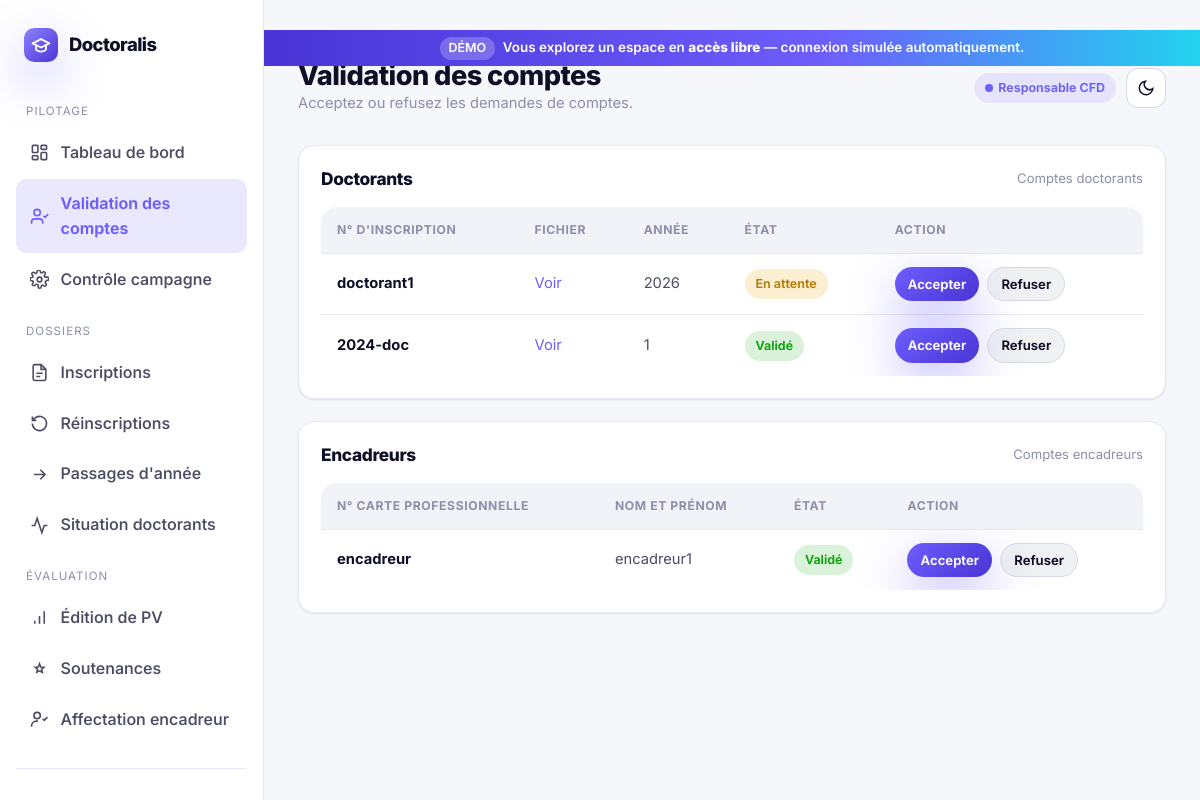
Page /cfd/demandesComptes/ on the earlier database version.
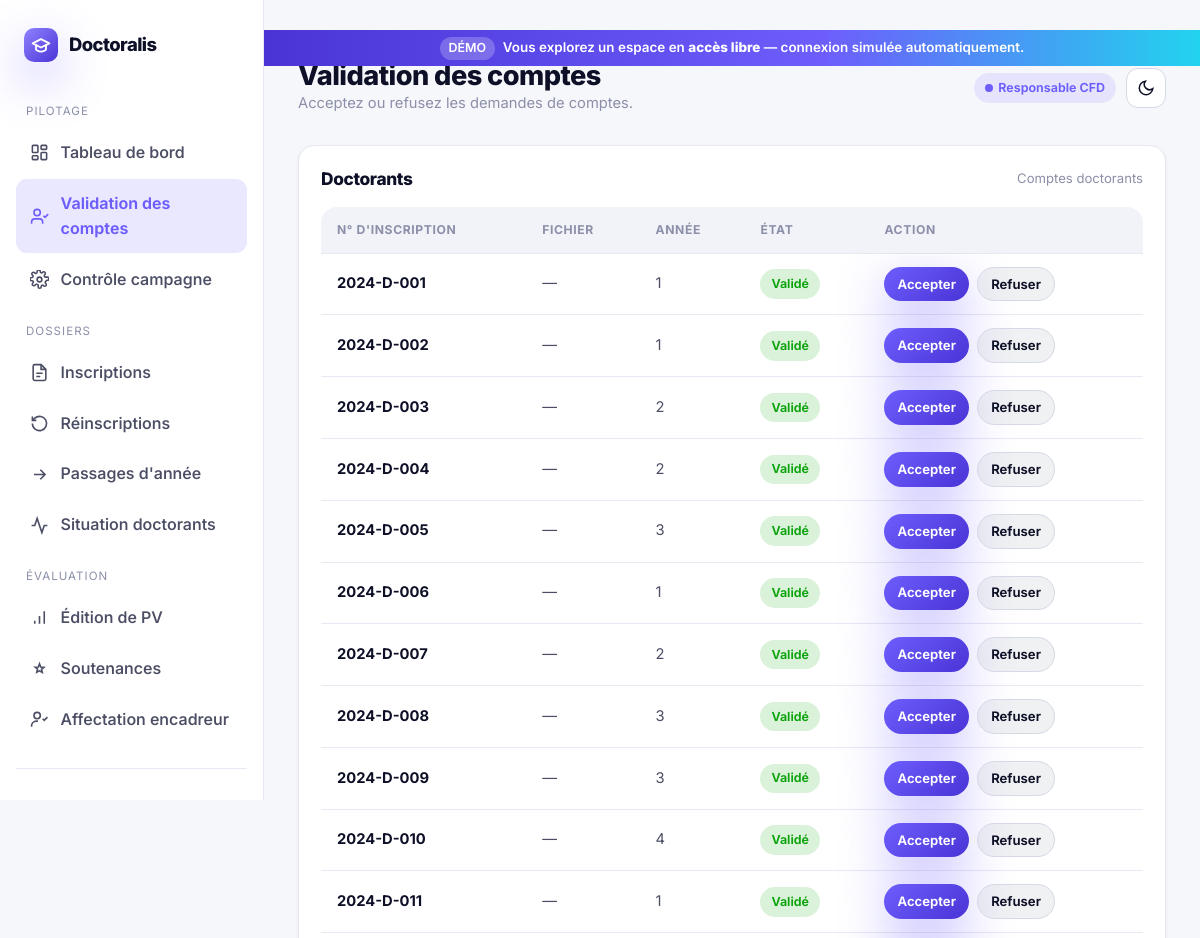
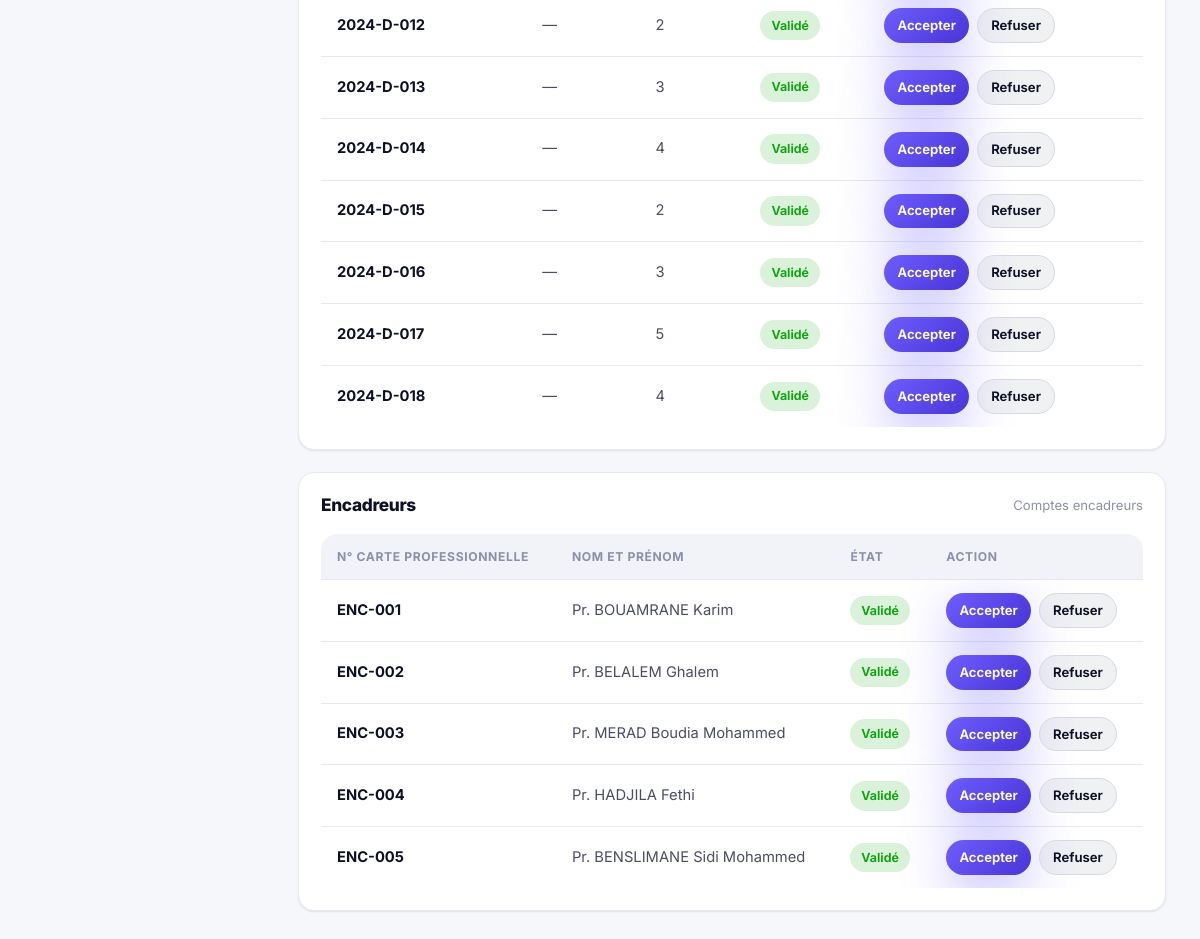
Same page on the later database version (2 pictures, top to bottom).
### pages/models.py (models this page shows, shortened)
class Doctorant(models.Model):
    user = models.OneToOneField(User, on_delete=models.CASCADE)
    fichier_inscription = models.FileField(upload_to='ficher_inscription/%Y', default=None, null=True)
    validation = models.BooleanField(default=False)
    annee = models.CharField(max_length=100)
    encadreur = models.ForeignKey(Encadreur, on_delete=models.CASCADE, related_name='doctorants' ,null=True)

### encadreur/models.py (models this page shows, shortened)
class Encadreur(models.Model):
    user = models.OneToOneField(User, on_delete=models.CASCADE)
    nom_prenom = models.CharField(max_length=100, null=True)
    validation = models.BooleanField(default=False)

### cfd/views.py (the view, shortened to what this page needs)
# urls.py: path('demandesComptes/',views.demandes_comptes,name='demandesComptes'),
def demandes_comptes(request):
    doctorants = Doctorant.objects.all()
    encadreurs = Encadreur.objects.all()
    return render(request, 'admins/demandes_comptes.html', {'doctorants': doctorants, 'encadreurs': encadreurs})

### postgraduation/context_processors.py (called while the page is built)
def demo_mode(request):
    return {'DEMO_MODE': getattr(settings, 'DEMO_MODE', False)}

### postgraduation/demo.py (called while the page is built)
    def __call__(self, request):
        return self.get_response(request)

    def process_view(self, request, view_func, view_args, view_kwargs):
        if not getattr(settings, 'DEMO_MODE', False):
            return None
        match = getattr(request, 'resolver_match', None)
        if match is None:
            return None
        name = match.url_name
        if request.method == 'GET' and name in LOGIN_REDIRECTS:
            return redirect(LOGIN_REDIRECTS[name])
        desired = None
        if name in DOCTORANT_URL_NAMES:
            desired = _demo_doctorant_user()
        elif name in ENCADREUR_URL_NAMES:
            desired = _demo_encadreur_user()
        if desired is None:
            return None
        current = getattr(request, 'user', None)
        if current is None or not current.is_authenticated or current.pk != desired.pk:
            login(request, desired, backend=_DEMO_BACKEND)
        return None

### templates/admins/demandes_comptes.html (shortened to what this page needs)
{% extends 'base_cfd.html' %}
{% block page_title %}Validation des comptes{% endblock %}
{% block page_sub %}Acceptez ou refusez les demandes de comptes.{% endblock %}
{% block content %}
<div class="panel" style="margin-bottom:22px">
  <div class="panel-head"><h3>Doctorants</h3><span class="meta">Comptes doctorants</span></div>
  <div class="table-wrap" style="border:0">
    <table class="data">
      <thead><tr><th>N° d'inscription</th><th>Fichier</th><th>Année</th><th>État</th><th>Action</th></tr></thead>
      <tbody>
        {% for doctorant in doctorants %}
        <tr>
          <td><b>{{ doctorant.user }}</b></td>
          <td>{% if doctorant.fichier_inscription %}<a href="{{ doctorant.fichier_inscription.url }}" target="_blank" style="color:var(--brand-500)">Voir</a>{% else %}—{% endif %}</td>
          <td>{{ doctorant.annee }}</td>
          <td>{% if doctorant.validation %}<span class="badge badge-good">Validé</span>{% else %}<span class="badge badge-warn">En attente</span>{% endif %}</td>
          <td>
            <form method="post" action="{% url 'demandesComptes' %}" style="display:flex;gap:8px">
              <button class="btn btn-primary" style="padding:.45em 1em;font-size:.82rem" type="submit" name="action" value="accept">Accepter</button>
              <button class="btn btn-ghost" style="padding:.45em 1em;font-size:.82rem" type="submit" name="action" value="reject">Refuser</button>
            </form>
          </td>
        </tr>
        {% empty %}
        <tr><td colspan="5" style="text-align:center;color:var(--muted);padding:28px">Aucune demande.</td></tr>
        {% endfor %}
      </tbody>
    </table>
  </div>
</div>
<div class="panel">
  <div class="panel-head"><h3>Encadreurs</h3><span class="meta">Comptes encadreurs</span></div>
  <div class="table-wrap" style="border:0">
    <table class="data">
      <thead><tr><th>N° carte professionnelle</th><th>Nom et prénom</th><th>État</th><th>Action</th></tr></thead>
      <tbody>
        {% for encadreur in encadreurs %}
        <tr>
          <td><b>{{ encadreur.user }}</b></td>
          <td>{{ encadreur.nom_prenom }}</td>
          <td>{% if encadreur.validation %}<span class="badge badge-good">Validé</span>{% else %}<span class="badge badge-warn">En attente</span>{% endif %}</td>
          <td>
            <form method="post" action="{% url 'demandesComptes' %}" style="display:flex;gap:8px">
              <button class="btn btn-primary" style="padding:.45em 1em;font-size:.82rem" type="submit" name="action_encadreur" value="accept">Accepter</button>
              <button class="btn btn-ghost" style="padding:.45em 1em;font-size:.82rem" type="submit" name="action_encadreur" value="reject">Refuser</button>
            </form>
          </td>
        </tr>
        {% empty %}
        <tr><td colspan="4" style="text-align:center;color:var(--muted);padding:28px">Aucune demande.</td></tr>
        {% endfor %}
      </tbody>
    </table>
  </div>
</div>
{% endblock %}

Differences in the rows shown:
removed Doctorant: user "doctorant1", annee "2026", validation "En attente"
removed Doctorant: user "2024-doc", annee "1", validation "Validé"
removed Encadreur: user "encadreur", nom_prenom "encadreur1", validation "Validé"
added Doctorant: user "2024-D-001", annee "1", validation "Validé"
added Doctorant: user "2024-D-002", annee "1", validation "Validé"
added Doctorant: user "2024-D-003", annee "2", validation "Validé"
added Doctorant: user "2024-D-004", annee "2", validation "Validé"
added Doctorant: user "2024-D-005", annee "3", validation "Validé"
added Doctorant: user "2024-D-006", annee "1", validation "Validé"
added Doctorant: user "2024-D-007", annee "2", validation "Validé"
added Doctorant: user "2024-D-008", annee "3", validation "Validé"
added Doctorant: user "2024-D-009", annee "3", validation "Validé"
added Doctorant: user "2024-D-010", annee "4", validation "Validé"
added Doctorant: user "2024-D-011", annee "1", validation "Validé"
added Doctorant: user "2024-D-012", annee "2", validation "Validé"
added Doctorant: user "2024-D-013", annee "3", validation "Validé"
added Doctorant: user "2024-D-014", annee "4", validation "Validé"
added Doctorant: user "2024-D-015", annee "2", validation "Validé"
added Doctorant: user "2024-D-016", annee "3", validation "Validé"
added Doctorant: user "2024-D-017", annee "5", validation "Validé"
added Doctorant: user "2024-D-018", annee "4", validation "Validé"
added Encadreur: user "ENC-001", nom_prenom "Pr. BOUAMRANE Karim", validation "Validé"
added Encadreur: user "ENC-002", nom_prenom "Pr. BELALEM Ghalem", validation "Validé"
added Encadreur: user "ENC-003", nom_prenom "Pr. MERAD Boudia Mohammed", validation "Validé"
added Encadreur: user "ENC-004", nom_prenom "Pr. HADJILA Fethi", validation "Validé"
added Encadreur: user "ENC-005", nom_prenom "Pr. BENSLIMANE Sidi Mohammed", validation "Validé"
